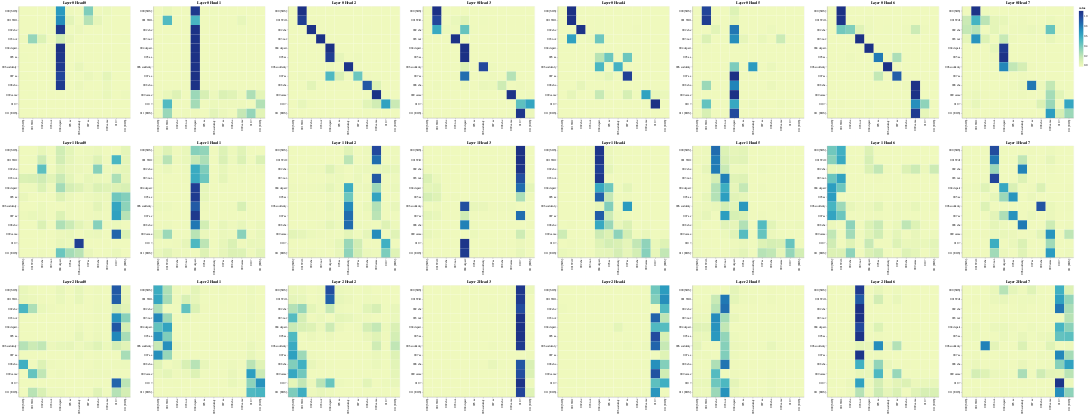

The cell this chart's notebook holds for it:
### Code cell
# number of layers/blocks in Transformer. we have n=6
layers = [0,1,2]
heads = [i for i in range(cfg["num_heads"])]

# Encoder self=attention 
get_all_attention_maps("encoder", layers, heads, enc_input_tokens, enc_input_tokens, min(20, sentence_len))

### Figure 1 — Vega-Lite specification as saved in the notebook (floating-point values rounded to 4 significant figures; data arrays with more than 128 entries replaced by an {"elided": "..."} marker saying what was removed)
{"config": {"view": {"continuousWidth": 300, "continuousHeight": 300}}, "vconcat": [{"hconcat": [{"data": {"name": "data-60772a7d8bc8dbaca8e8c9ea8358577b"}, "mark": {"type": "rect"}, "encoding": {"color": {"field": "value", "type": "quantitative"}, "tooltip": [{"field": "row", "type": "quantitative"}, {"field": "column", "type": "quantitative"}, {"field": "value", "type": "quantitative"}, {"field": "row_token", "type": "nominal"}, {"field": "col_token", "type": "nominal"}], "x": {"axis": {"title": ""}, "field": "col_token", "type": "nominal"}, "y": {"axis": {"title": ""}, "field": "row_token", "type": "nominal"}}, "height": 400, "name": "view_1", "title": "Layer 0 Head 0", "width": 400}, {"data": {"name": "data-e2840b945b3ecf9f84051a0dfb00bfe7"}, "mark": {"type": "rect"}, "encoding": {"color": {"field": "value", "type": "quantitative"}, "tooltip": [{"field": "row", "type": "quantitative"}, {"field": "column", "type": "quantitative"}, {"field": "value", "type": "quantitative"}, {"field": "row_token", "type": "nominal"}, {"field": "col_token", "type": "nominal"}], "x": {"axis": {"title": ""}, "field": "col_token", "type": "nominal"}, "y": {"axis": {"title": ""}, "field": "row_token", "type": "nominal"}}, "height": 400, "name": "view_2", "title": "Layer 0 Head 1", "width": 400}, {"data": {"name": "data-a80a7c2d3770ddb8e2547271a5deee56"}, "mark": {"type": "rect"}, "encoding": {"color": {"field": "value", "type": "quantitative"}, "tooltip": [{"field": "row", "type": "quantitative"}, {"field": "column", "type": "quantitative"}, {"field": "value", "type": "quantitative"}, {"field": "row_token", "type": "nominal"}, {"field": "col_token", "type": "nominal"}], "x": {"axis": {"title": ""}, "field": "col_token", "type": "nominal"}, "y": {"axis": {"title": ""}, "field": "row_token", "type": "nominal"}}, "height": 400, "name": "view_3", "title": "Layer 0 Head 2", "width": 400}, {"data": {"name": "data-fb597e2fc99054f12c7d5f6e40212c80"}, "mark": {"type": "rect"}, "encoding": {"color": {"field": "value", "type": "quantitative"}, "tooltip": [{"field": "row", "type": "quantitative"}, {"field": "column", "type": "quantitative"}, {"field": "value", "type": "quantitative"}, {"field": "row_token", "type": "nominal"}, {"field": "col_token", "type": "nominal"}], "x": {"axis": {"title": ""}, "field": "col_token", "type": "nominal"}, "y": {"axis": {"title": ""}, "field": "row_token", "type": "nominal"}}, "height": 400, "name": "view_4", "title": "Layer 0 Head 3", "width": 400}, {"data": {"name": "data-3dc5d82f6a4b6a577ccb158b73c8aa44"}, "mark": {"type": "rect"}, "encoding": {"color": {"field": "value", "type": "quantitative"}, "tooltip": [{"field": "row", "type": "quantitative"}, {"field": "column", "type": "quantitative"}, {"field": "value", "type": "quantitative"}, {"field": "row_token", "type": "nominal"}, {"field": "col_token", "type": "nominal"}], "x": {"axis": {"title": ""}, "field": "col_token", "type": "nominal"}, "y": {"axis": {"title": ""}, "field": "row_token", "type": "nominal"}}, "height": 400, "name": "view_5", "title": "Layer 0 Head 4", "width": 400}, {"data": {"name": "data-686d2d3f355899c62aa188b2e62ccf4c"}, "mark": {"type": "rect"}, "encoding": {"color": {"field": "value", "type": "quantitative"}, "tooltip": [{"field": "row", "type": "quantitative"}, {"field": "column", "type": "quantitative"}, {"field": "value", "type": "quantitative"}, {"field": "row_token", "type": "nominal"}, {"field": "col_token", "type": "nominal"}], "x": {"axis": {"title": ""}, "field": "col_token", "type": "nominal"}, "y": {"axis": {"title": ""}, "field": "row_token", "type": "nominal"}}, "height": 400, "name": "view_6", "title": "Layer 0 Head 5", "width": 400}, {"data": {"name": "data-5e487cedfc9cee434436076a94de625c"}, "mark": {"type": "rect"}, "encoding": {"color": {"field": "value", "type": "quantitative"}, "tooltip": [{"field": "row", "type": "quantitative"}, {"field": "column", "type": "quantitative"}, {"field": "value", "type": "quantitative"}, {"field": "row_token", "type": "nominal"}, {"field": "col_token", "type": "nominal"}], "x": {"axis": {"title": ""}, "field": "col_token", "type": "nominal"}, "y": {"axis": {"title": ""}, "field": "row_token", "type": "nominal"}}, "height": 400, "name": "view_7", "title": "Layer 0 Head 6", "width": 400}, {"data": {"name": "data-e924a6fff1ca4231ca2f8e53ee148464"}, "mark": {"type": "rect"}, "encoding": {"color": {"field": "value", "type": "quantitative"}, "tooltip": [{"field": "row", "type": "quantitative"}, {"field": "column", "type": "quantitative"}, {"field": "value", "type": "quantitative"}, {"field": "row_token", "type": "nominal"}, {"field": "col_token", "type": "nominal"}], "x": {"axis": {"title": ""}, "field": "col_token", "type": "nominal"}, "y": {"axis": {"title": ""}, "field": "row_token", "type": "nominal"}}, "height": 400, "name": "view_8", "title": "Layer 0 Head 7", "width": 400}]}, {"hconcat": [{"data": {"name": "data-d5f9f474a741172087cfa39b7b64d0fc"}, "mark": {"type": "rect"}, "encoding": {"color": {"field": "value", "type": "quantitative"}, "tooltip": [{"field": "row", "type": "quantitative"}, {"field": "column", "type": "quantitative"}, {"field": "value", "type": "quantitative"}, {"field": "row_token", "type": "nominal"}, {"field": "col_token", "type": "nominal"}], "x": {"axis": {"title": ""}, "field": "col_token", "type": "nominal"}, "y": {"axis": {"title": ""}, "field": "row_token", "type": "nominal"}}, "height": 400, "name": "view_9", "title": "Layer 1 Head 0", "width": 400}, {"data": {"name": "data-9ea7a0a47f9e1234bac429c150ca3c30"}, "mark": {"type": "rect"}, "encoding": {"color": {"field": "value", "type": "quantitative"}, "tooltip": [{"field": "row", "type": "quantitative"}, {"field": "column", "type": "quantitative"}, {"field": "value", "type": "quantitative"}, {"field": "row_token", "type": "nominal"}, {"field": "col_token", "type": "nominal"}], "x": {"axis": {"title": ""}, "field": "col_token", "type": "nominal"}, "y": {"axis": {"title": ""}, "field": "row_token", "type": "nominal"}}, "height": 400, "name": "view_10", "title": "Layer 1 Head 1", "width": 400}, {"data": {"name": "data-a69a43545a2af391344cce5d192d447b"}, "mark": {"type": "rect"}, "encoding": {"color": {"field": "value", "type": "quantitative"}, "tooltip": [{"field": "row", "type": "quantitative"}, {"field": "column", "type": "quantitative"}, {"field": "value", "type": "quantitative"}, {"field": "row_token", "type": "nominal"}, {"field": "col_token", "type": "nominal"}], "x": {"axis": {"title": ""}, "field": "col_token", "type": "nominal"}, "y": {"axis": {"title": ""}, "field": "row_token", "type": "nominal"}}, "height": 400, "name": "view_11", "title": "Layer 1 Head 2", "width": 400}, {"data": {"name": "data-adbbdaea5e7a30f5f37068e564043b41"}, "mark": {"type": "rect"}, "encoding": {"color": {"field": "value", "type": "quantitative"}, "tooltip": [{"field": "row", "type": "quantitative"}, {"field": "column", "type": "quantitative"}, {"field": "value", "type": "quantitative"}, {"field": "row_token", "type": "nominal"}, {"field": "col_token", "type": "nominal"}], "x": {"axis": {"title": ""}, "field": "col_token", "type": "nominal"}, "y": {"axis": {"title": ""}, "field": "row_token", "type": "nominal"}}, "height": 400, "name": "view_12", "title": "Layer 1 Head 3", "width": 400}, {"data": {"name": "data-0825d319aa395fa89bd6a6d26a004b40"}, "mark": {"type": "rect"}, "encoding": {"color": {"field": "value", "type": "quantitative"}, "tooltip": [{"field": "row", "type": "quantitative"}, {"field": "column", "type": "quantitative"}, {"field": "value", "type": "quantitative"}, {"field": "row_token", "type": "nominal"}, {"field": "col_token", "type": "nominal"}], "x": {"axis": {"title": ""}, "field": "col_token", "type": "nominal"}, "y": {"axis": {"title": ""}, "field": "row_token", "type": "nominal"}}, "height": 400, "name": "view_13", "title": "Layer 1 Head 4", "width": 400}, {"data": {"name": "data-b16aa93e46fd05f8d66b8264f4d61798"}, "mark": {"type": "rect"}, "encoding": {"color": {"field": "value", "type": "quantitative"}, "tooltip": [{"field": "row", "type": "quantitative"}, {"field": "column", "type": "quantitative"}, {"field": "value", "type": "quantitative"}, {"field": "row_token", "type": "nominal"}, {"field": "col_token", "type": "nominal"}], "x": {"axis": {"title": ""}, "field": "col_token", "type": "nominal"}, "y": {"axis": {"title": ""}, "field": "row_token", "type": "nominal"}}, "height": 400, "name": "view_14", "title": "Layer 1 Head 5", "width": 400}, {"data": {"name": "data-05e0c86ebead5de5c781895d2dceab4a"}, "mark": {"type": "rect"}, "encoding": {"color": {"field": "value", "type": "quantitative"}, "tooltip": [{"field": "row", "type": "quantitative"}, {"field": "column", "type": "quantitative"}, {"field": "value", "type": "quantitative"}, {"field": "row_token", "type": "nominal"}, {"field": "col_token", "type": "nominal"}], "x": {"axis": {"title": ""}, "field": "col_token", "type": "nominal"}, "y": {"axis": {"title": ""}, "field": "row_token", "type": "nominal"}}, "height": 400, "name": "view_15", "title": "Layer 1 Head 6", "width": 400}, {"data": {"name": "data-d171f7fbb546c599412af7ca599f4ea0"}, "mark": {"type": "rect"}, "encoding": {"color": {"field": "value", "type": "quantitative"}, "tooltip": [{"field": "row", "type": "quantitative"}, {"field": "column", "type": "quantitative"}, {"field": "value", "type": "quantitative"}, {"field": "row_token", "type": "nominal"}, {"field": "col_token", "type": "nominal"}], "x": {"axis": {"title": ""}, "field": "col_token", "type": "nominal"}, "y": {"axis": {"title": ""}, "field": "row_token", "type": "nominal"}}, "height": 400, "name": "view_16", "title": "Layer 1 Head 7", "width": 400}]}, {"hconcat": [{"data": {"name": "data-5254bae99f50652b43b55bef8507d419"}, "mark": {"type": "rect"}, "encoding": {"color": {"field": "value", "type": "quantitative"}, "tooltip": [{"field": "row", "type": "quantitative"}, {"field": "column", "type": "quantitative"}, {"field": "value", "type": "quantitative"}, {"field": "row_token", "type": "nominal"}, {"field": "col_token", "type": "nominal"}], "x": {"axis": {"title": ""}, "field": "col_token", "type": "nominal"}, "y": {"axis": {"title": ""}, "field": "row_token", "type": "nominal"}}, "height": 400, "name": "view_17", "title": "Layer 2 Head 0", "width": 400}, {"data": {"name": "data-aa28ac6f3fc2d8cb3759b44c027a7f66"}, "mark": {"type": "rect"}, "encoding": {"color": {"field": "value", "type": "quantitative"}, "tooltip": [{"field": "row", "type": "quantitative"}, {"field": "column", "type": "quantitative"}, {"field": "value", "type": "quantitative"}, {"field": "row_token", "type": "nominal"}, {"field": "col_token", "type": "nominal"}], "x": {"axis": {"title": ""}, "field": "col_token", "type": "nominal"}, "y": {"axis": {"title": ""}, "field": "row_token", "type": "nominal"}}, "height": 400, "name": "view_18", "title": "Layer 2 Head 1", "width": 400}, {"data": {"name": "data-088af689b92062a9e48a7755878d7df3"}, "mark": {"type": "rect"}, "encoding": {"color": {"field": "value", "type": "quantitative"}, "tooltip": [{"field": "row", "type": "quantitative"}, {"field": "column", "type": "quantitative"}, {"field": "value", "type": "quantitative"}, {"field": "row_token", "type": "nominal"}, {"field": "col_token", "type": "nominal"}], "x": {"axis": {"title": ""}, "field": "col_token", "type": "nominal"}, "y": {"axis": {"title": ""}, "field": "row_token", "type": "nominal"}}, "height": 400, "name": "view_19", "title": "Layer 2 Head 2", "width": 400}, {"data": {"name": "data-b08564a73c5a2e6f1d30035fed9307f2"}, "mark": {"type": "rect"}, "encoding": {"color": {"field": "value", "type": "quantitative"}, "tooltip": [{"field": "row", "type": "quantitative"}, {"field": "column", "type": "quantitative"}, {"field": "value", "type": "quantitative"}, {"field": "row_token", "type": "nominal"}, {"field": "col_token", "type": "nominal"}], "x": {"axis": {"title": ""}, "field": "col_token", "type": "nominal"}, "y": {"axis": {"title": ""}, "field": "row_token", "type": "nominal"}}, "height": 400, "name": "view_20", "title": "Layer 2 Head 3", "width": 400}, {"data": {"name": "data-3f6bb5e1b12adfe468e8d42b6afc1c23"}, "mark": {"type": "rect"}, "encoding": {"color": {"field": "value", "type": "quantitative"}, "tooltip": [{"field": "row", "type": "quantitative"}, {"field": "column", "type": "quantitative"}, {"field": "value", "type": "quantitative"}, {"field": "row_token", "type": "nominal"}, {"field": "col_token", "type": "nominal"}], "x": {"axis": {"title": ""}, "field": "col_token", "type": "nominal"}, "y": {"axis": {"title": ""}, "field": "row_token", "type": "nominal"}}, "height": 400, "name": "view_21", "title": "Layer 2 Head 4", "width": 400}, {"data": {"name": "data-4c3ade99a3d1ef687dda2b9d0320b9d5"}, "mark": {"type": "rect"}, "encoding": {"color": {"field": "value", "type": "quantitative"}, "tooltip": [{"field": "row", "type": "quantitative"}, {"field": "column", "type": "quantitative"}, {"field": "value", "type": "quantitative"}, {"field": "row_token", "type": "nominal"}, {"field": "col_token", "type": "nominal"}], "x": {"axis": {"title": ""}, "field": "col_token", "type": "nominal"}, "y": {"axis": {"title": ""}, "field": "row_token", "type": "nominal"}}, "height": 400, "name": "view_22", "title": "Layer 2 Head 5", "width": 400}, {"data": {"name": "data-13ecf94f9cf0e4476f3626f98b9e8508"}, "mark": {"type": "rect"}, "encoding": {"color": {"field": "value", "type": "quantitative"}, "tooltip": [{"field": "row", "type": "quantitative"}, {"field": "column", "type": "quantitative"}, {"field": "value", "type": "quantitative"}, {"field": "row_token", "type": "nominal"}, {"field": "col_token", "type": "nominal"}], "x": {"axis": {"title": ""}, "field": "col_token", "type": "nominal"}, "y": {"axis": {"title": ""}, "field": "row_token", "type": "nominal"}}, "height": 400, "name": "view_23", "title": "Layer 2 Head 6", "width": 400}, {"data": {"name": "data-329b2dd710abdec1bbfcb5b55c8268d2"}, "mark": {"type": "rect"}, "encoding": {"color": {"field": "value", "type": "quantitative"}, "tooltip": [{"field": "row", "type": "quantitative"}, {"field": "column", "type": "quantitative"}, {"field": "value", "type": "quantitative"}, {"field": "row_token", "type": "nominal"}, {"field": "col_token", "type": "nominal"}], "x": {"axis": {"title": ""}, "field": "col_token", "type": "nominal"}, "y": {"axis": {"title": ""}, "field": "row_token", "type": "nominal"}}, "height": 400, "name": "view_24", "title": "Layer 2 Head 7", "width": 400}]}], "params": [{"name": "param_1", "select": {"type": "interval", "encodings": ["x", "y"]}, "bind": "scales", "views": ["view_1"]}, {"name": "param_2", "select": {"type": "interval", "encodings": ["x", "y"]}, "bind": "scales", "views": ["view_2"]}, {"name": "param_3", "select": {"type": "interval", "encodings": ["x", "y"]}, "bind": "scales", "views": ["view_3"]}, {"name": "param_4", "select": {"type": "interval", "encodings": ["x", "y"]}, "bind": "scales", "views": ["view_4"]}, {"name": "param_5", "select": {"type": "interval", "encodings": ["x", "y"]}, "bind": "scales", "views": ["view_5"]}, {"name": "param_6", "select": {"type": "interval", "encodings": ["x", "y"]}, "bind": "scales", "views": ["view_6"]}, {"name": "param_7", "select": {"type": "interval", "encodings": ["x", "y"]}, "bind": "scales", "views": ["view_7"]}, {"name": "param_8", "select": {"type": "interval", "encodings": ["x", "y"]}, "bind": "scales", "views": ["view_8"]}, {"name": "param_9", "select": {"type": "interval", "encodings": ["x", "y"]}, "bind": "scales", "views": ["view_9"]}, {"name": "param_10", "select": {"type": "interval", "encodings": ["x", "y"]}, "bind": "scales", "views": ["view_10"]}, {"name": "param_11", "select": {"type": "interval", "encodings": ["x", "y"]}, "bind": "scales", "views": ["view_11"]}, {"name": "param_12", "select": {"type": "interval", "encodings": ["x", "y"]}, "bind": "scales", "views": ["view_12"]}, {"name": "param_13", "select": {"type": "interval", "encodings": ["x", "y"]}, "bind": "scales", "views": ["view_13"]}, {"name": "param_14", "select": {"type": "interval", "encodings": ["x", "y"]}, "bind": "scales", "views": ["view_14"]}, {"name": "param_15", "select": {"type": "interval", "encodings": ["x", "y"]}, "bind": "scales", "views": ["view_15"]}, {"name": "param_16", "select": {"type": "interval", "encodings": ["x", "y"]}, "bind": "scales", "views": ["view_16"]}, {"name": "param_17", "select": {"type": "interval", "encodings": ["x", "y"]}, "bind": "scales", "views": ["view_17"]}, {"name": "param_18", "select": {"type": "interval", "encodings": ["x", "y"]}, "bind": "scales", "views": ["view_18"]}, {"name": "param_19", "select": {"type": "interval", "encodings": ["x", "y"]}, "bind": "scales", "views": ["view_19"]}, {"name": "param_20", "select": {"type": "interval", "encodings": ["x", "y"]}, "bind": "scales", "views": ["view_20"]}, {"name": "param_21", "select": {"type": "interval", "encodings": ["x", "y"]}, "bind": "scales", "views": ["view_21"]}, {"name": "param_22", "select": {"type": "interval", "encodings": ["x", "y"]}, "bind": "scales", "views": ["view_22"]}, {"name": "param_23", "select": {"type": "interval", "encodings": ["x", "y"]}, "bind": "scales", "views": ["view_23"]}, {"name": "param_24", "select": {"type": "interval", "encodings": ["x", "y"]}, "bind": "scales", "views": ["view_24"]}], "$schema": "https://vega.github.io/schema/vega-lite/v5.15.1.json", "datasets": {"data-60772a7d8bc8dbaca8e8c9ea8358577b": {"elided": "144 records"}, "data-e2840b945b3ecf9f84051a0dfb00bfe7": {"elided": "144 records"}, "data-a80a7c2d3770ddb8e2547271a5deee56": {"elided": "144 records"}, "data-fb597e2fc99054f12c7d5f6e40212c80": {"elided": "144 records"}, "data-3dc5d82f6a4b6a577ccb158b73c8aa44": {"elided": "144 records"}, "data-686d2d3f355899c62aa188b2e62ccf4c": {"elided": "144 records"}, "data-5e487cedfc9cee434436076a94de625c": {"elided": "144 records"}, "data-e924a6fff1ca4231ca2f8e53ee148464": {"elided": "144 records"}, "data-d5f9f474a741172087cfa39b7b64d0fc": {"elided": "144 records"}, "data-9ea7a0a47f9e1234bac429c150ca3c30": {"elided": "144 records"}, "data-a69a43545a2af391344cce5d192d447b": {"elided": "144 records"}, "data-adbbdaea5e7a30f5f37068e564043b41": {"elided": "144 records"}, "data-0825d319aa395fa89bd6a6d26a004b40": {"elided": "144 records"}, "data-b16aa93e46fd05f8d66b8264f4d61798": {"elided": "144 records"}, "data-05e0c86ebead5de5c781895d2dceab4a": {"elided": "144 records"}, "data-d171f7fbb546c599412af7ca599f4ea0": {"elided": "144 records"}, "data-5254bae99f50652b43b55bef8507d419": {"elided": "144 records"}, "data-aa28ac6f3fc2d8cb3759b44c027a7f66": {"elided": "144 records"}, "data-088af689b92062a9e48a7755878d7df3": {"elided": "144 records"}, "data-b08564a73c5a2e6f1d30035fed9307f2": {"elided": "144 records"}, "data-3f6bb5e1b12adfe468e8d42b6afc1c23": {"elided": "144 records"}, "data-4c3ade99a3d1ef687dda2b9d0320b9d5": {"elided": "144 records"}, "data-13ecf94f9cf0e4476f3626f98b9e8508": {"elided": "144 records"}, "data-329b2dd710abdec1bbfcb5b55c8268d2": {"elided": "144 records"}}}
